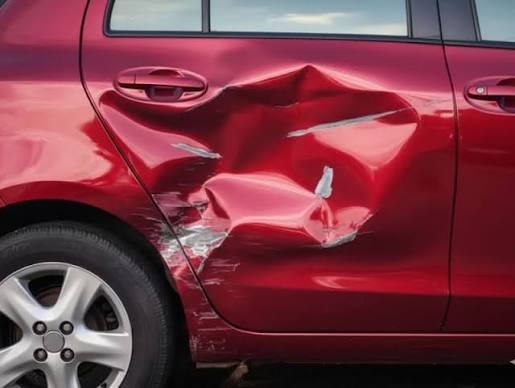
#> input picture image.png, 515 x 388 px
$ python -i damage_detector.py   (imports and definitions only)
#> lines starting #> are read from the running program, lines starting #| are printed output that depends on the picture
#> further down, picture is the input picture: shape (388, 515, 3); mean B, G, R 69.7, 57.6, 121.7
"""Pipeline: validate -> preprocess -> crop vehicle -> recognise -> detect -> classify -> severity
-> parts -> cost -> price comparison -> recommendation.

Detection uses a trained YOLO model if backend/models/damage_model.pt exists (and `ultralytics`
is installed); otherwise it falls back to an OpenCV edge-density baseline so the app still runs.
"""
import time
from pathlib import Path
import cv2
import numpy as np
import config

_yolo = None
_model_error = None
_loaded_path = None
try:
    # Prefer the trained 14-class checkpoint when present; fall back to the original model, then to
    # the OpenCV heuristic baseline (no weights / no ultralytics).
    _path = (
        config.MODEL_PATH_14 if config.MODEL_PATH_14.exists()
        else config.MODEL_PATH if config.MODEL_PATH.exists() else None
    )
    if _path is not None:
        from ultralytics import YOLO
        _yolo = YOLO(str(_path))
        _loaded_path = str(_path)
except Exception as e:                                        # weights missing/corrupt or ultralytics absent
    _model_error = f"{type(e).__name__}: {e}"
    _yolo = None

# Display label for every class embedded in the loaded weights, keyed by the model's own class name
# (class-ID order is taken straight from the loaded weights, never reordered). Both the original
# 6-class Turkish weights and the 14-class English "Automobile Damage Detection" weights are covered.
# Note that keys are matched lower-cased, so all mappings are stored in lower case.
CLASS_DISPLAY = {
    "çatlak": "Crack",               # Turkey 6-class: id 0
    "göçük": "Dent",                 # id 1
    "cam kırığı": "Glass Damage",    # id 2
    "lamba kırığı": "Broken Lamp",   # id 3
    "çizik": "Scratch",              # id 4
    "patlak lastik": "Flat Tire",    # id 5
    # Accept the English dataset spelling too, so the code also works with a re-trained model.
    "crack": "Crack", "dent": "Dent", "glass_damage": "Glass Damage", "broken_glass": "Glass Damage",
    "broken_lamp": "Broken Lamp", "scratch": "Scratch", "flat_tire": "Flat Tire",
    "broken_part": "Broken Part", "bumper_damage": "Bumper Damage", "severe": "Severe / Fully Damaged",
    # 14-class part-based dataset ("Automobile Damage Detection"): every dent maps to Dent, the
    # remaining classes map to a matching canonical damage label used by the pricing/severity logic.
    "bonnet-dent": "Dent", "boot-dent": "Dent", "doorouter-dent": "Dent", "fender-dent": "Dent",
    "front-bumper-dent": "Dent", "quaterpanel-dent": "Dent", "rear-bumper-dent": "Dent",
    "roof-dent": "Dent", "front-windscreen-damage": "Glass Damage", "rear-windscreen-damage": "Glass Damage",
    "headlight-damage": "Broken Lamp", "taillight-damage": "Broken Lamp",
    "runningboard-damage": "Broken Part", "sidemirror-damage": "Broken Part",
}
# Where the raw 14-class name already tells us the exact vehicle part, reuse the part names the cost
# logic already understands instead of guessing from the box position.
PART_BY_CLASS = {
    "headlight-damage": "Headlamp / Tail-lamp", "taillight-damage": "Headlamp / Tail-lamp",
    "front-windscreen-damage": "Windshield / Window glass", "rear-windscreen-damage": "Windshield / Window glass",
    "runningboard-damage": "Rocker panel / Lower body", "doorouter-dent": "Door panel",
}
COLORS = {"Scratch": (0, 165, 255), "Dent": (0, 0, 230), "Crack": (200, 0, 160), "Broken Part": (0, 60, 255),
          "Glass Damage": (220, 160, 0), "Bumper Damage": (0, 120, 255), "Broken Lamp": (0, 215, 255),
          "Flat Tire": (128, 0, 128), "Severe / Fully Damaged": (0, 0, 160)}
LABOUR = {"Scratch": 1500, "Dent": 3500, "Crack": 4000, "Broken Part": 6000, "Glass Damage": 3000,
          "Bumper Damage": 5000, "Broken Lamp": 2500, "Flat Tire": 1800, "Severe / Fully Damaged": 15000}
SEV_MULT = {"Minor": 1.0, "Moderate": 1.6, "Severe": 2.5, "None": 0}
VEHICLE_MULT = {"Sedan": 1.0, "Hatchback": 0.85, "SUV": 1.4, "Truck": 1.6, "Motorcycle": 0.5}
REPLACE_TYPES = {"Broken Part", "Glass Damage", "Crack", "Bumper Damage", "Broken Lamp", "Flat Tire",
                 "Severe / Fully Damaged"}
PART_PRICE = {"Bumper": 7500, "Headlamp / Tail-lamp": 9000, "Door panel": 14000, "Tire": 4500,
              "Windshield / Window glass": 8500, "Rocker panel / Lower body": 5500}
# Damage types that map to a specific part regardless of where the box sits on the vehicle.
TYPE_PART = {"Flat Tire": "Tire", "Broken Lamp": "Headlamp / Tail-lamp"}
VENDORS = [("Authorised dealer (OEM)", 1.00, "3-5 days"), ("Online marketplace", 0.70, "4-7 days"),
           ("Local aftermarket shop", 0.60, "1-2 days")]
ACTION = {"Scratch": "Polish / touch-up paint", "Dent": "Paintless dent repair or panel beating",
          "Crack": "Crack repair; replace the part if it spreads", "Broken Part": "Replace the part",
          "Glass Damage": "Replace the glass", "Bumper Damage": "Repair or replace the bumper",
          "Broken Lamp": "Replace the lamp assembly", "Flat Tire": "Repair or replace the tire",
          "Severe / Fully Damaged": "Full body-shop assessment; check insurance total-loss"}


# [10 lines left out: functions _class_label, model_status, not called in this run]


def _stage(stages, name, t0):
    stages.append({"stage": name, "ms": round((time.time() - t0) * 1000)})
    return time.time()


def _thumb(img, path):
    s = 360 / max(img.shape[:2])
    cv2.imwrite(str(path), cv2.resize(img, None, fx=s, fy=s, interpolation=cv2.INTER_AREA) if s < 1 else img)


# [132 lines left out: functions analyze, _find_vehicle, _recognise, not called in this run]


def _baseline_detect(img):
    """Grid edge-density analysis: cells with unusually dense edges are damage candidates."""
    h, w = img.shape[:2]
#> h = 388; w = 515
    gray = cv2.cvtColor(img, cv2.COLOR_BGR2GRAY)
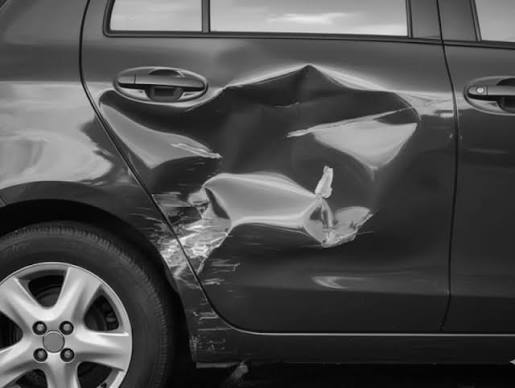
#> gray: shape (388, 515); min 0, max 249, mean 78.1
    edges = cv2.Canny(cv2.GaussianBlur(gray, (5, 5), 0), 70, 170)
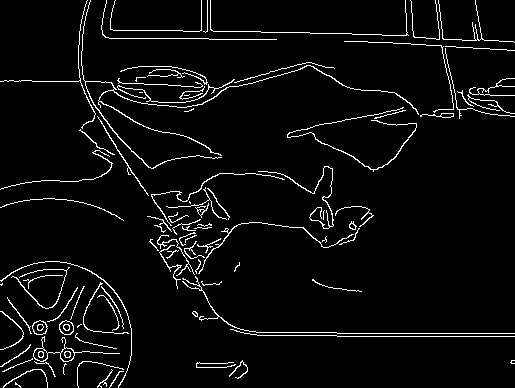
#> edges: shape (388, 515); 4.5% white in thin lines or dots
    gx, gy = 14, 10
    ch, cw = max(1, h // gy), max(1, w // gx)
#> ch = 38; cw = 36
    dens = np.zeros((gy, gx))
    for i in range(gy):
        for j in range(gx):
            dens[i, j] = edges[i * ch:(i + 1) * ch, j * cw:(j + 1) * cw].mean() / 255
    z = (dens - dens.mean()) / (dens.std() + 1e-6)
    mask = ((z > 1.6) & (dens > 0.06)).astype(np.uint8)
    mask[:, :1] = 0; mask[:, -1:] = 0; mask[:1, :] = 0; mask[-1:, :] = 0
    n, lab, stats, _ = cv2.connectedComponentsWithStats(mask, connectivity=8)
#> n = 5; stats = [[0, 0, 14, 10, 131], [2, 2, 2, 1, 2], [5, 2, 1, 1, 1], [4, 5, 2, 3, 5], [1, 8, 1, 1, 1]]
    out = []
    for k in range(1, n):
        cx, cy, cwid, chei, cnt = stats[k]
        x, y, bw, bh = cx * cw, cy * ch, cwid * cw, chei * ch
        d = edges[y:y + bh, x:x + bw].mean() / 255
        elong = max(bw, bh) / max(1, min(bw, bh))
        if y + bh / 2 < h * 0.33 and d > 0.10:
            typ = "Glass Damage"
        elif cnt >= 12 and d > 0.20:
            typ = "Severe / Fully Damaged"
        elif elong >= 2.2 and d < 0.14:
            typ = "Scratch"
        elif d > 0.17:
            typ = "Broken Part" if cnt >= 5 else "Crack"
        else:
            typ = "Dent"
        out.append({"type": typ, "x": int(x), "y": int(y), "w": int(bw), "h": int(bh),
                    "conf": round(min(0.93, 0.55 + 0.08 * float(z[lab == k].max())), 3)})
#> this loop made 4 passes
#> (cx, cy, cwid, chei, cnt, x, y, bw) on passes 1 to 4: (2, 2, 2, 1, 2, 72, 76, 72), (5, 2, 1, 1, 1, 180, 76, 36), (4, 5, 2, 3, 5, 144, 190, 72), (1, 8, 1, 1, 1, 36, 304, 36)
#> after the loop, out = 4 items
    return sorted(out, key=lambda d: -d["w"] * d["h"])[:6]


# [63 lines left out: functions _yolo_detect, _parts, _cost, _recommend, not called in this run]

>>> import cv2
>>> picture = cv2.imread('../../image.png')
>>> result = _baseline_detect(picture)
#> result = 4 items
